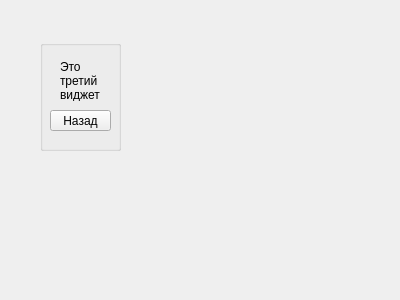
<?xml version="1.0" encoding="UTF-8"?>
<ui version="4.0">
 <class>ThirdWidget</class>
 <widget class="QWidget" name="ThirdWidget">
  <property name="geometry">
   <rect>
    <x>0</x>
    <y>0</y>
    <width>400</width>
    <height>300</height>
   </rect>
  </property>
  <property name="windowTitle">
   <string>Form</string>
  </property>
  <widget class="QGroupBox" name="groupBox">
   <property name="geometry">
    <rect>
     <x>40</x>
     <y>40</y>
     <width>81</width>
     <height>111</height>
    </rect>
   </property>
   <property name="title">
    <string/>
   </property>
   <widget class="QLabel" name="label">
    <property name="geometry">
     <rect>
      <x>20</x>
      <y>20</y>
      <width>47</width>
      <height>41</height>
     </rect>
    </property>
    <property name="text">
     <string>Это третий виджет</string>
    </property>
    <property name="wordWrap">
     <bool>true</bool>
    </property>
   </widget>
   <widget class="QPushButton" name="pushButton">
    <property name="geometry">
     <rect>
      <x>10</x>
      <y>70</y>
      <width>61</width>
      <height>21</height>
     </rect>
    </property>
    <property name="text">
     <string>Назад</string>
    </property>
   </widget>
  </widget>
 </widget>
 <resources/>
 <connections/>
</ui>
